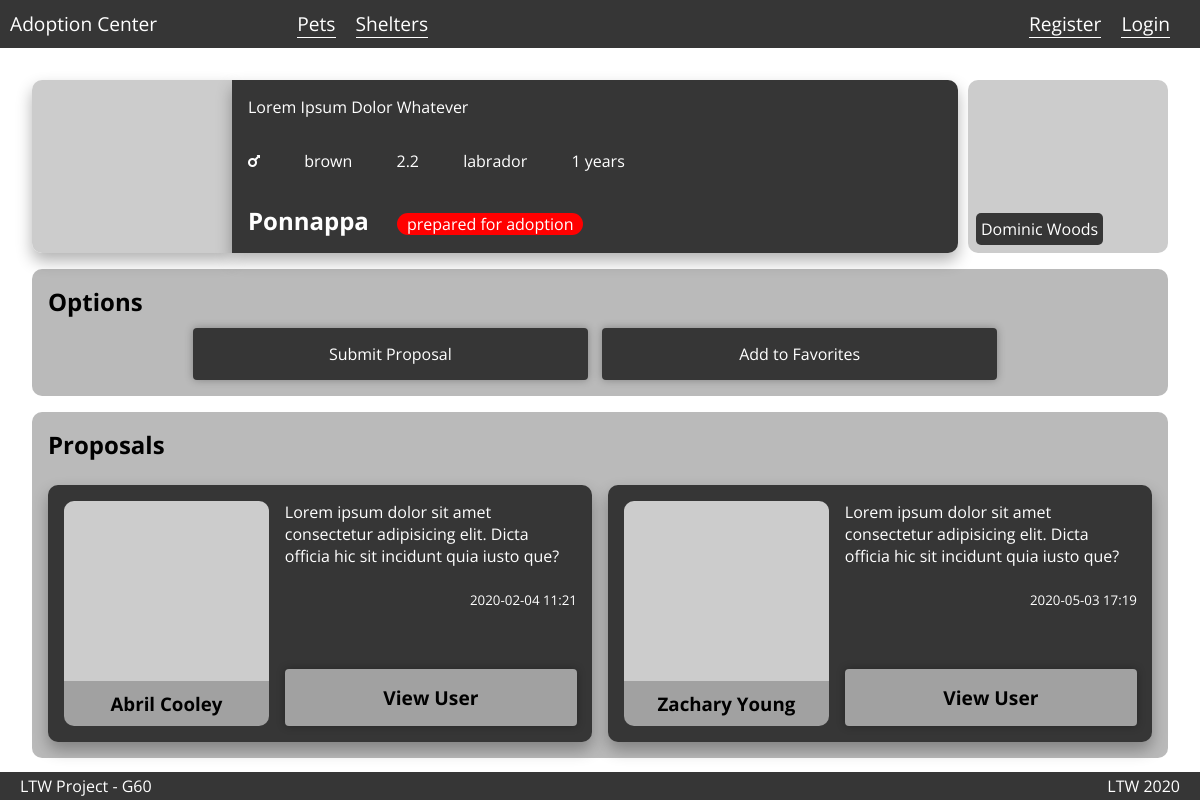
Screenshot of /pet_detail.php?id=2 with the database file from the repository.
### tables this page shows
CREATE TABLE Pets (
  pet_id    INTEGER PRIMARY KEY,
  name      VARCHAR,
  species   VARCHAR,
  size      FLOAT,
  color     VARCHAR,
  gender    INTEGER, -- (0 for male),
  info      VARCHAR,
  age       INTEGER,
  location  VARCHAR,
  state     VARCHAR -- Pets can be in several states (being prepared for adoption, prepared, proposal accepted, delivered, …).
);

CREATE TABLE Users_Pets (
  user_id   INTEGER,
  pet_id    INTEGER,
  CONSTRAINT own_fk1 FOREIGN KEY (user_id) REFERENCES Users(user_id),
	CONSTRAINT own_fk2 FOREIGN KEY (pet_id) REFERENCES Pets(pet_id),
	CONSTRAINT own_pk PRIMARY KEY(user_id, pet_id)
);

CREATE TABLE Users (
  user_id     INTEGER PRIMARY KEY,
  username    VARCHAR,
  password    TEXT,
  name        VARCHAR,
  info        VARCHAR
);

CREATE TABLE ProposalsUser (
    prop_id     INTEGER PRIMARY KEY,
    pet_id      INTEGER,
    user_id     INTEGER,
    date        VARCHAR,
    CONSTRAINT  prop_fk1 FOREIGN KEY (pet_id) REFERENCES Pets(pet_id),
    CONSTRAINT  prop_fk2 FOREIGN KEY (user_id) REFERENCES Users(user_id)
);

### pet_detail.php (called while the page is built, shortened)
<?php
include_once('database/connection.php');
include_once('database/pets.php');
include_once('database/users.php');
$pet = getPetByID($_GET['id']);
$proposals = getPetProposals($_GET['id']);
include('templates/common/header.php');
include('templates/common/navigation_bar.php');
include('templates/pets/pet_detail.php');
include('templates/common/footer.php');

### database/pets.php (called while the page is built, shortened)
<?php
function getPetProposals($petID) {
    global $db;
    if ($stmt = $db->prepare('
            SELECT *
            FROM ProposalsUser, Users
            WHERE pet_id = :id
            AND Users.user_id = ProposalsUser.user_id')
    ) {
        $stmt->bindParam(':id', $petID);
        $stmt->execute();
        return $stmt->fetchAll();
    }
    else {
        printf('errno: %d, error: %s', $db->errorCode(), $db->errorInfo()[2]);
        die;
    }
}
function getPetOwner($petID) {
    global $db;
    if ($stmt = $db->prepare('
        SELECT *
        FROM Pets, Users_Pets
        WHERE Pets.pet_id = :id
        AND Pets.pet_id = Users_Pets.pet_id')) {
        $stmt->bindParam(':id', $petID);
        $stmt->execute();
        $pets = $stmt->fetch();
        if (!empty($pets)) return [$pets['user_id'], "user"];
        $stmt = $db->prepare('
            SELECT *
            FROM Pets, Shelters_Pets
            WHERE Pets.pet_id = :id
            AND Pets.pet_id = Shelters_Pets.pet_id');
        $stmt->bindParam(':id', $petID);
        $stmt->execute();
        $pets = $stmt->fetch();
        return [$pets['shelter_id'], "shelter"];
    }
    else {
        printf('errno: %d, error: %s', $db->errorCode(), $db->errorInfo()[2]);
        die;
    }
}
function getPetByID($petID) {
    global $db;
    if ($stmt = $db->prepare('SELECT * FROM Pets WHERE pet_id = :id')) {
        $stmt->bindParam(':id', $petID);
        $stmt->execute();
        return $stmt->fetch();
    }
    else {
        printf('errno: %d, error: %s', $db->errorCode(), $db->errorInfo()[2]);
        die;
    }
}

### database/users.php (called while the page is built, shortened)
<?php
function getUserByID($id) {
    global $db;
    if ($stmt = $db->prepare('SELECT * FROM Users WHERE user_id = :id')) {
        $stmt->bindParam(':id', $id);
        $stmt->execute();
        return $stmt->fetch();
    }
    else {
        printf('errno: %d, error: %s', $db->errorCode(), $db->errorInfo()[2]);
        die;
    }
}

### templates/pets/pet_detail.php (the view)
<div class="page-content" id="pet-profile">
    <div class="pet-bio">
        <div id="pet-image"></div>
        <section class="pet-info">
            <div id="title">
                <h2><?= $pet['name'] ?></h2>
                <span><?= $pet['state'] ?></span>
            </div>
            <div id="pet-details">
                <?php
                if ($pet['gender'] == 0)
                    echo '<i class="fas fa-mars"></i>';
                else
                    echo '<i class="fas fa-venus"></i>';
                ?>
                <span><?= $pet['color'] ?></span>
                <span><?= $pet['size'] ?></span>
                <span><?= $pet['species'] ?></span>
                <span><?= $pet['age'] . ' years' ?></span>
            </div>
            <p><?= $pet['info'] ?></p>
        </section>
        <?php
        $owner = getPetOwner($pet['pet_id']);
        if ($owner[1] == 'user') {
            echo '<a id="owner-info" href="user_profile.php?id=' . $owner[0] . '">';
            echo '<div class="img"></div>
                  <p>' . getUserByID($owner[0])['name'] . '</p>
                  </a>';
        }
        else {
            echo '<a id="owner-info" href="shelter_profile.php?id=' . $owner[0] . '">';
            echo '<div class="img"></div>
                  <p>' . getShelterByID($owner[0])['name'] . '</p>
                  </a>';
        }
        ?>
    </div>
    <section id="options">
        <h2>Options</h2>
        <div class="buttons">
            <a href="#" class="button">Submit Proposal</a>
            <a href="#" class="button">Add to Favorites</a>
        </div>
    </section>
    <section id="proposals">
        <h2>Proposals</h2>
        <div class="grid-list">
            <?php foreach ($proposals as $proposal) { ?>
                <article class="adoption-proposal">
                    <div class="img"></div>
                    <h3><?= $proposal['name'] ?></h3>
                    <div class="user-details">
                        <p><?= $proposal['info'] ?></p>
                        <small><?= date("Y-m-d H:i", substr($proposal['date'], 0, 10)) ?></small>
                        <a href="user_profile.php?id=<?= $proposal['user_id'] ?>" class="button">View User</a>
                    </div>
                </article>
            <?php } ?>
        </div>
    </section>
</div>

### templates/common/header.php (shortened to what this page needs)
<!DOCTYPE html>
<html lang="en">
<head>
    <link href="style/style.css" rel="stylesheet">
    <link rel="stylesheet" href="https://use.fontawesome.com/releases/v5.3.1/css/all.css">
</head>
<body>

### templates/common/navigation_bar.php
<section class="navigation_bar">
    <a href="homepage.php">Adoption Center</a>
    <nav id="links">
        <a href="pets_list.php">Pets</a>
        <a href="shelters_list.php">Shelters</a>
    </nav>
    <nav id="signup">
        <?php if (!isset($_SESSION['username'])) { ?>
            <a href="register.php">Register</a>
            <a href="login.php">Login</a>
        <?php } else { ?>
            <a href=""><?= getUserByUsername($_SESSION['username'])['name'] ?></a>
            <a href="action_logout.php">Logout</a>
        <?php } ?>
    </nav>
</section>

### templates/common/footer.php
<footer class="footer">
    <p>LTW Project - G60</p>
    <p>LTW 2020</p>
</footer>
</body>
</html>

### rows the page displays
pets: name "Ponnappa", state "prepared for adoption", color "brown", size "2.2", species "labrador", age "1", info "Lorem Ipsum Dolor Whatever", pet_id.name "Dominic Woods"
proposalsuser: user.name "Abril Cooley", user.info "Lorem ipsum dolor sit amet consectetur adipisicing elit. Dicta officia hic sit incidunt quia iusto que?", date "2020-02-04 11:21"
proposalsuser: user.name "Zachary Young", user.info "Lorem ipsum dolor sit amet consectetur adipisicing elit. Dicta officia hic sit incidunt quia iusto que?", date "2020-05-03 17:19"
